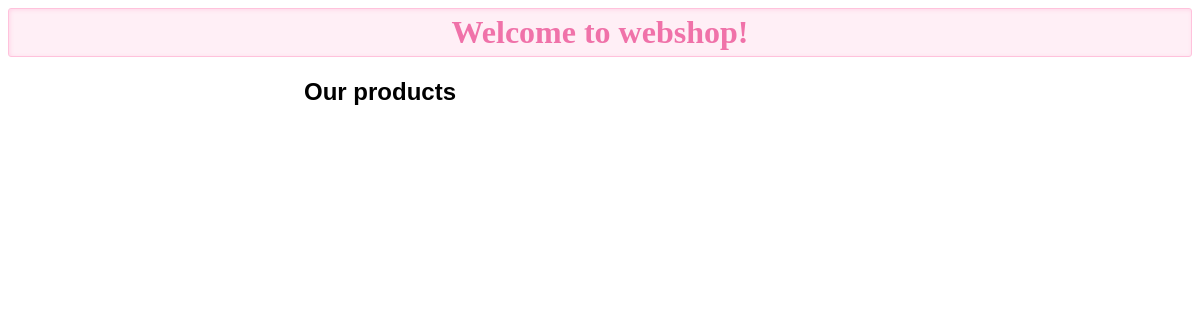
The app's page /shop.php, older data.
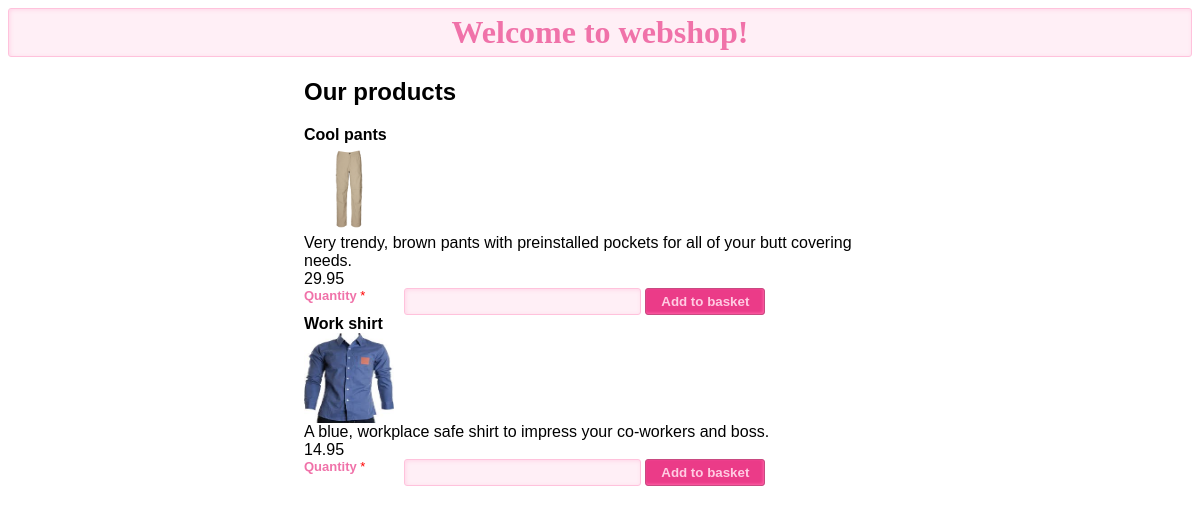
The same page, newer data.
### tables this page shows
CREATE TABLE `products` (
  `id` int(11) NOT NULL,
  `name` varchar(20) NOT NULL,
  `quantity` int(11) NOT NULL,
  `date_added` timestamp NOT NULL DEFAULT current_timestamp(),
  `image_id` int(11) NOT NULL,
  `category` int(11) NOT NULL,
  `description` varchar(100) NOT NULL,
  `price` float NOT NULL
);

### services/product_service.php (the view, shortened to what this page needs)
<?php
	include_once 'image_service.php';
	function show_product($obj)
	{
		echo("<div> <b>".$obj->name."</b> </div>");
		show_image($obj->image_id);
		echo("<div>".$obj->description."</div>");
		echo("<div>".$obj->price."<div>");
		echo('
			<form action="controllers/product_controller.php?product_id='.$obj->id.'" method="post">
				<label for="field1"><span>Quantity <span class="required">*</span></span><input type="number" name="quantity" id="quantity" value="" required>
				<input type="submit" name=submit value="Add to basket">
			</form>'
		);
	}
	function show_all_products()
	{
		$connection = connect_to_database();
		$query = "SELECT * FROM `products`;";
		$res = $connection->query($query);
		while ($obj = $res->fetch_object())
			show_product($obj);
	}
?>

### shop.php
<?php
include_once 'services/product_service.php';
include_once 'services/image_service.php';
?>
<html>
<head>
	<link rel="stylesheet" href="style.css" type="text/css">
</head>
<body>
<h1>Welcome to webshop!</h1>
	<div class="form-style-3">
		<h2> Our products </h2>
		<div>
			<?php show_all_products()?>
		</div>
	</div>
</body>
</html>

### services/image_service.php (shortened to what this page needs)
<?php
function show_image($image_id)
{
	$url = "img/".$image_id.".png";
	echo('<img src=\''.$url.'\' alt="profilepic" width=90px height=90px></img>');
}
?>

### style.css (style rules this page uses)
h1 { font-size:xx-large; border-radius: 3px; -webkit-border-radius: 3px; -moz-border-radius: 3px; border: 1px solid #FFC2DC; outline: none; color: #F072A9; padding: 5px 8px 5px 8px; box-shadow: inset 1px 1px 4px #FFD5E7; -moz-box-shadow: inset 1px 1px 4px #FFD5E7; -webkit-box-shadow: inset 1px 1px 4px #FFD5E7; background: #FFEFF6; text-align: center; }
.form-style-3 { max-width: 50%; margin-left: 25%; margin-right: 25%; font-family: "Lucida Sans Unicode", "Lucida Grande", sans-serif; }
.form-style-3 label { display:block; margin-bottom: 10px; }
.form-style-3 label > span { float: left; width: 100px; color: #F072A9; font-weight: bold; font-size: 13px; text-shadow: 1px 1px 1px #fff; }
.form-style-3 input[type=text], .form-style-3 input[type=date], .form-style-3 input[type=datetime], .form-style-3 input[type=number], .form-style-3 input[type=search], .form-style-3 input[type=time], .form-style-3 input[type=url], .form-style-3 input[type=email], .form-style-3 input[type=password], .form-style-3 select, .form-style-3 textarea { border-radius: 3px; -webkit-border-radius: 3px; -moz-border-radius: 3px; border: 1px solid #FFC2DC; outline: none; color: #F072A9; padding: 5px 8px 5px 8px; box-shadow: inset 1px 1px 4px #FFD5E7; -moz-box-shadow: inset 1px 1px 4px #FFD5E7; -webkit-box-shadow: inset 1px 1px 4px #FFD5E7; background: #FFEFF6; width:40%; }
.form-style-3 input[type=submit], .form-style-3 input[type=button] { background: #EB3B88; border: 1px solid #C94A81; padding: 5px 15px 5px 15px; color: #FFCBE2; box-shadow: inset -1px -1px 3px #FF62A7; -moz-box-shadow: inset -1px -1px 3px #FF62A7; -webkit-box-shadow: inset -1px -1px 3px #FF62A7; border-radius: 3px; border-radius: 3px; -webkit-border-radius: 3px; -moz-border-radius: 3px; font-weight: bold; }
.required { color:red; font-weight:normal; }

Row changes from the older to the newer data that the page shows:
added products: name "Cool pants", shows a picture, description "Very trendy, brown pants with preinstalled pockets for all of your butt covering needs.", price "29.95"
added products: name "Work shirt", shows a picture, description "A blue, workplace safe shirt to impress your co-workers and boss.", price "14.95"
